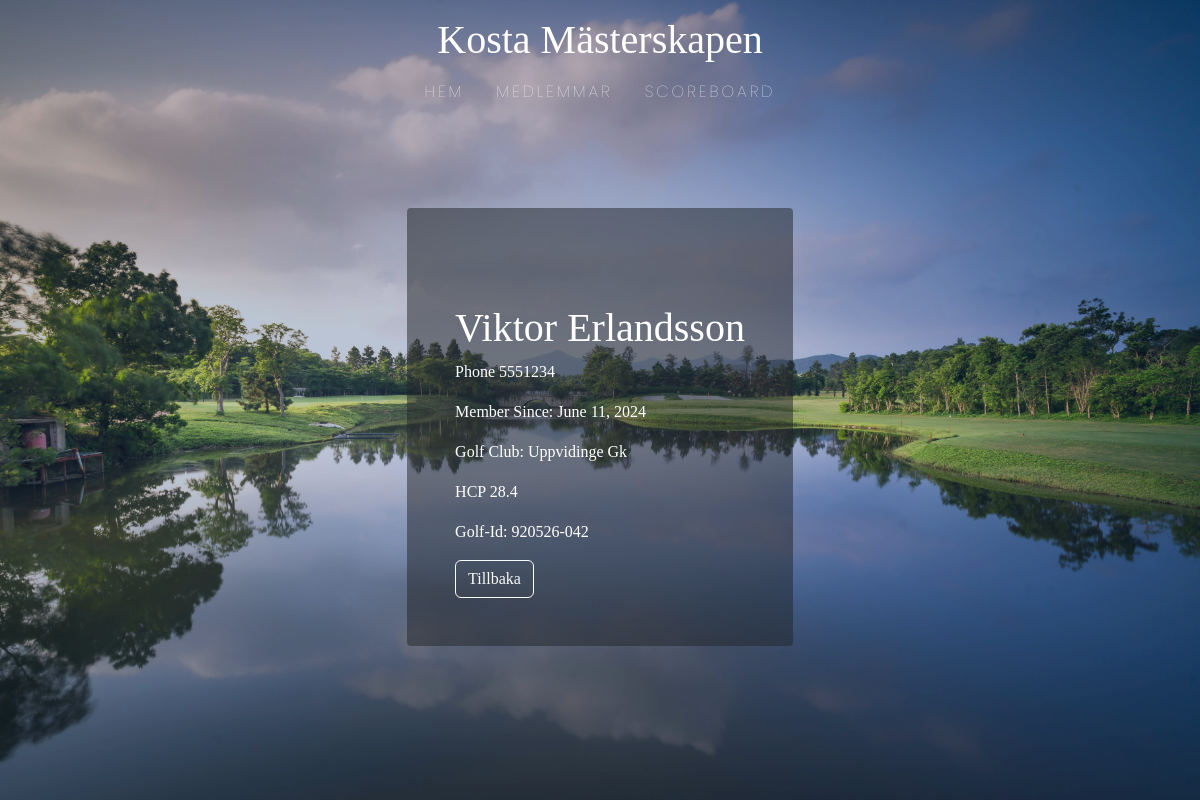
Screenshot of /members/details/viktor-erlandsson with the database file from the repository.
### members/models.py (models this page shows, shortened)
class Member(models.Model):
  firstname = models.CharField(max_length=100)
  lastname = models.CharField(max_length=100)
  golf_club = models.CharField(default="", max_length=10)
  golf_id = models.CharField(max_length=10, null=True)
  hcp = models.FloatField(null=True)
  wins = models.PositiveSmallIntegerField(default=0)
  score = models.PositiveSmallIntegerField(default=0)
  phone = models.IntegerField(null=True)
  joined_date = models.DateField(null=True)
  slug = models.SlugField(default="", null=False)

### members/views.py (the view)
# urls.py: path('members/details/<slug:slug>', views.details, name='details'),
def details(request, slug):
  mymember = Member.objects.get(slug=slug)
  template = loader.get_template('details.html')
  context = {
      'mymember': mymember,
  }
  return HttpResponse(template.render(context, request))

### members/templates/details.html (shortened to what this page needs)
{% extends "master.html" %}
{% block content %}
<div class="d-flex flex-column align-items-center mt-5 text-white p-5">
  <div class="d-flex flex-column align-items-start text-white bg-dark bg-opacity-50 p-5 rounded-1">
    <h1 class="text-capitalize text-white mt-5">{{ mymember.firstname }} {{ mymember.lastname }}</h1>
    <p class="text-capitalize">Phone {{ mymember.phone }}</p>
    <p class="text-capitalize">Member since: {{ mymember.joined_date }}</p>
    <p class="text-capitalize">Golf club: {{ mymember.golf_club}} </p>
    <p class="text-capitalize">HCP {{ mymember.hcp}} </p>
    <p class="text-capitalize">Golf-id: {{ mymember.golf_id}} </p>
    <button onclick="window.location.href='/members'" class="btn btn-outline-light ">Tillbaka</button>
  </div>
</div>
{% endblock %}

### mystaticfiles/style.css (style rules this page uses)
html, body { margin: 0; padding: 0; height: 100%; font-family: georgia !important; font-weight: 100 !important; }
#master-page { position: relative; width: 100%; height: 100vh; }
#master-page::before { content: ''; position: absolute; top: 0; left: 0; width: 100%; height: 100%; background: rgb(31, 61, 112, 0.3); pointer-events: none; z-index: -1; }
button { font-family: georgia !important; }

### rows the page displays
Member: firstname "Viktor", lastname "Erlandsson", phone "5551234", joined_date "June 11, 2024", golf_club "Uppvidinge Gk", hcp "28.4", golf_id "920526-042"
